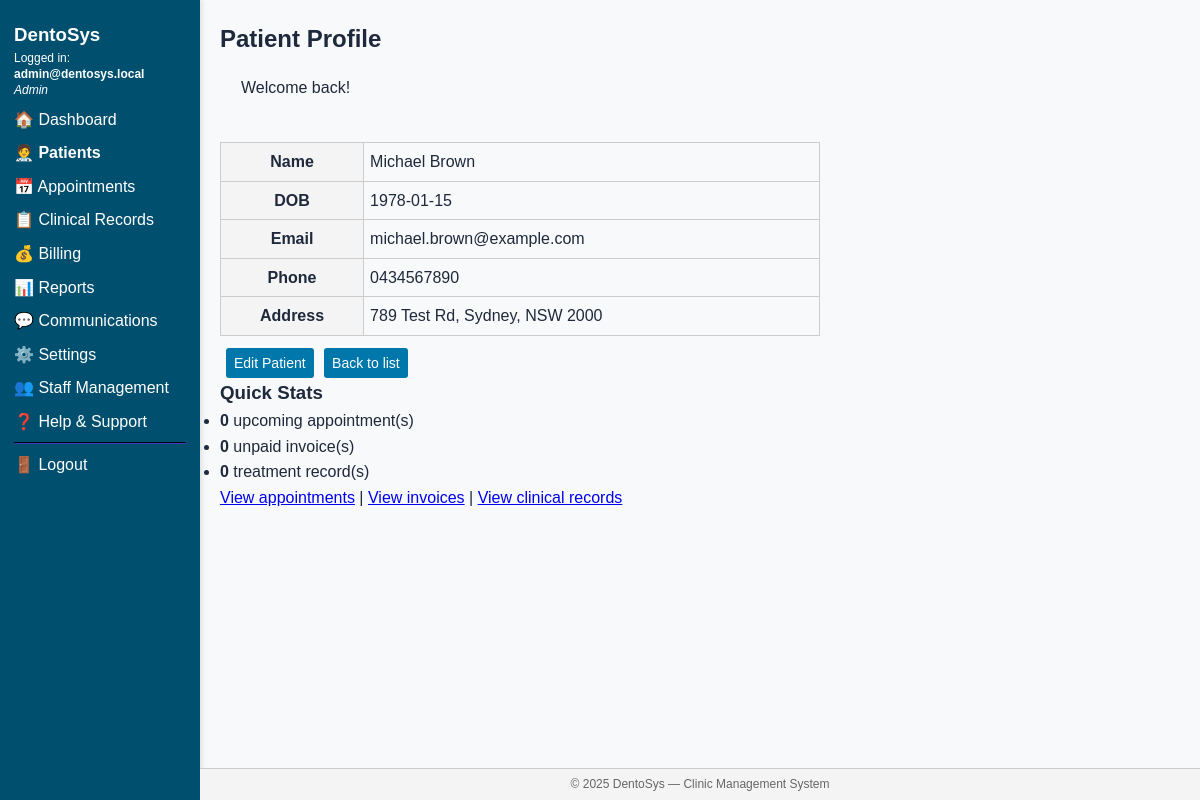
The app's page /pages/patients/view.php?id=3 (signed in) with its own data.
### tables this page shows
CREATE TABLE `UserTbl` (
  `user_id` int(11) NOT NULL AUTO_INCREMENT,
  `email` varchar(100) NOT NULL,
  `password_hash` varchar(255) NOT NULL,
  `role_id` int(11) NOT NULL,
  `is_active` tinyint(1) DEFAULT 1,
  `created_at` timestamp NULL DEFAULT current_timestamp(),
  PRIMARY KEY (`user_id`),
  UNIQUE KEY `email` (`email`),
  KEY `role_id` (`role_id`),
  CONSTRAINT `UserTbl_ibfk_1` FOREIGN KEY (`role_id`) REFERENCES `Role` (`role_id`)
);

CREATE TABLE `Role` (
  `role_id` int(11) NOT NULL,
  `role_name` varchar(50) NOT NULL,
  PRIMARY KEY (`role_id`),
  UNIQUE KEY `role_name` (`role_name`)
);

CREATE TABLE `Patient` (
  `patient_id` int(11) NOT NULL AUTO_INCREMENT,
  `first_name` varchar(50) NOT NULL,
  `last_name` varchar(50) NOT NULL,
  `dob` date DEFAULT NULL,
  `email` varchar(100) DEFAULT NULL,
  `phone` varchar(20) DEFAULT NULL,
  `address` text DEFAULT NULL,
  `created_at` timestamp NULL DEFAULT current_timestamp(),
  PRIMARY KEY (`patient_id`)
);

### pages/patients/view.php (the view, shortened to what this page needs)
<?php
require_once BASE_PATH . '/includes/functions.php';
$id = isset($_GET['id']) ? intval($_GET['id']) : 0;
$stmt = $conn->prepare("SELECT * FROM patient WHERE patient_id = ? LIMIT 1");
$stmt->bind_param('i', $id);
$stmt->execute();
$patient = $stmt->get_result()->fetch_assoc();
$today = date('Y-m-d 00:00:00');
$appts = $conn->query(
  "SELECT COUNT(*) AS c FROM Appointment
   WHERE patient_id = $id
     AND appointment_dt >= '$today'
     AND status IN ('Scheduled','Pending','Approved')"
)->fetch_assoc()['c'] ?? 0;
$unpaid = $conn->query(
  "SELECT COUNT(*) AS c FROM Invoice
   WHERE patient_id = $id AND status = 'Unpaid'"
)->fetch_assoc()['c'] ?? 0;
$records = $conn->query(
  "SELECT COUNT(*) AS c FROM Treatment t
   JOIN Appointment a ON a.appointment_id = t.appointment_id
   WHERE a.patient_id = $id"
)->fetch_assoc()['c'] ?? 0;
include BASE_PATH . '/templates/header.php';
include BASE_PATH . '/templates/sidebar.php';
?>
<main>
  <h2>Patient Profile</h2>
  <?= get_flash(); ?>
  <table style="max-width:600px;">
    <tr><th>Name</th>
        <td><?= htmlspecialchars($patient['first_name'].' '.$patient['last_name']); ?></td></tr>
    <tr><th>DOB</th>
        <td><?= $patient['dob']; ?></td></tr>
    <tr><th>Email</th>
        <td><?= htmlspecialchars($patient['email']); ?></td></tr>
    <tr><th>Phone</th>
        <td><?= htmlspecialchars($patient['phone']); ?></td></tr>
    <tr><th>Address</th>
        <td><?= nl2br(htmlspecialchars($patient['address'])); ?></td></tr>
  </table>
  <p style="margin-top:12px;">
    <a class="btn" href="edit.php?id=<?= $id; ?>">Edit Patient</a>
    <a class="btn" href="list.php">Back to list</a>
  </p>
  <h3>Quick Stats</h3>
  <ul>
    <li><strong><?= $appts; ?></strong> upcoming appointment(s)</li>
    <li><strong><?= $unpaid; ?></strong> unpaid invoice(s)</li>
    <li><strong><?= $records; ?></strong> treatment record(s)</li>
  </ul>
  <p>
    <a href="/dentosys/pages/appointments/calendar.php?patient=<?= $id; ?>">View appointments</a> |
    <a href="/dentosys/pages/billing/invoices.php?patient=<?= $id; ?>">View invoices</a> |
    <a href="/dentosys/pages/records/list.php?patient=<?= $id; ?>">View clinical records</a>
  </p>
</main>
<?php include BASE_PATH . '/templates/footer.php'; ?>

### templates/sidebar.php (shortened to what this page needs)
<?php
$userEmail = $roleName = '';
$roleID    = 0;
if (!empty($_SESSION['user_id'])) {
    $uid = (int)$_SESSION['user_id'];
    $qry = $conn->query(
        "SELECT u.email, r.role_name, r.role_id
         FROM UserTbl u
         JOIN Role   r ON r.role_id = u.role_id
         WHERE u.user_id = $uid LIMIT 1"
    );
    if ($row = $qry->fetch_assoc()) {
        $userEmail = $row['email'];
        $roleName  = $row['role_name'];
        $roleID    = (int) $row['role_id'];
    }
}
$current = $_SERVER['REQUEST_URI'];
$active  = fn(string $sub) =>
    (strpos($current, $sub) !== false) ? 'style="font-weight:bold;"' : '';
?>
<aside class="sidebar">
  <h3 style="margin-top:0;">DentoSys</h3>
  <p style="font-size:12px;line-height:1.35em;">
    Logged&nbsp;in:<br>
    <strong><?= htmlspecialchars($userEmail); ?></strong><br>
    <em><?= htmlspecialchars($roleName); ?></em>
  </p>
  <nav>
    <?php if ($roleID === 4):  ?>
      <a <?= $active('/dashboard');       ?> href="/dentosys/pages/patients/my_profile.php">👤 My Profile</a>
      <a <?= $active('/appointments');    ?> href="/dentosys/pages/patients/my_appointments.php">📅 My Appointments</a>
      <a <?= $active('/records');         ?> href="/dentosys/pages/patients/my_records.php">📋 My Records</a>
      <a <?= $active('/prescriptions');   ?> href="/dentosys/pages/patients/my_prescriptions.php">💊 My Prescriptions</a>
      <a <?= $active('/billing');         ?> href="/dentosys/pages/patients/my_billing.php">💰 My Bills</a>
      <a <?= $active('/book');            ?> href="/dentosys/pages/patients/book_appointment.php">➕ Book Appointment</a>
    <?php else:  ?>
      <a <?= $active('/dashboard.php');   ?> href="/dentosys/pages/dashboard.php">🏠 Dashboard</a>
      <a <?= $active('/patients');        ?> href="/dentosys/pages/patients/list.php">🧑‍⚕️ Patients</a>
      <a <?= $active('/appointments');    ?> href="/dentosys/pages/appointments/calendar.php">📅 Appointments</a>
      <a <?= $active('/records');         ?> href="/dentosys/pages/records/list.php">📋 Clinical Records</a>
      <a <?= $active('/billing');         ?> href="/dentosys/pages/billing/invoices.php">💰 Billing</a>
      <?php if ($roleID !== 3):  ?>
        <a <?= $active('/reports');       ?> href="/dentosys/pages/reports/financial.php">📊 Reports</a>
        <a <?= $active('/communications');?> href="/dentosys/pages/communications/templates.php">💬 Communications</a>
      <?php endif; ?>
      <?php if ($roleID === 1):  ?>
        <a <?= $active('/settings');      ?> href="/dentosys/pages/settings/index.php">⚙️ Settings</a>
        <a <?= $active('/users');         ?> href="/dentosys/pages/settings/users.php">👥 Staff Management</a>
      <?php endif; ?>
    <?php endif; ?>
    <a <?= $active('/help');            ?> href="/dentosys/pages/help.php">❓ Help & Support</a>
    <hr style="border-color:#226;">
    <a href="/dentosys/auth/logout.php">🚪 Logout</a>
  </nav>
</aside>

### assets/css/framework.css (style rules this page uses)
:root { --primary-color: #2563eb; --primary-hover: #1d4ed8; --secondary-color: #64748b; --success-color: #10b981; --warning-color: #f59e0b; --error-color: #ef4444; --background: #f8fafc; --surface: #ffffff; --text-primary: #1e293b; --text-secondary: #64748b; --border-color: #e2e8f0; --font-family: 'Inter', -apple-system, BlinkMacSystemFont, sans-serif; --font-size-xs: 0.75rem; --font-size-sm: 0.875rem; --font-size-base: 1rem; --font-size-lg: 1.125rem; --font-size-xl: 1.25rem; --font-size-2xl: 1.5rem; --font-size-3xl: 1.875rem; --spacing-1: 0.25rem; --spacing-2: 0.5rem; --spacing-3: 0.75rem; --spacing-4: 1rem; --spacing-6: 1.5rem; --spacing-8: 2rem; --radius-sm: 0.25rem; --radius-md: 0.375rem; --radius-lg: 0.5rem; --radius-xl: 0.75rem; --shadow-sm: 0 1px 2px 0 rgb(0 0 0 / 0.05); --shadow-md: 0 4px 6px -1px rgb(0 0 0 / 0.1); --shadow-lg: 0 10px 15px -3px rgb(0 0 0 / 0.1); }
* { box-sizing: border-box; margin: 0; padding: 0; }
body { font-family: var(--font-family); font-size: var(--font-size-base); line-height: 1.6; color: var(--text-primary); background-color: var(--background); }
.btn { display: inline-flex; align-items: center; justify-content: center; padding: var(--spacing-2) var(--spacing-4); font-size: var(--font-size-sm); font-weight: 500; border: none; border-radius: var(--radius-md); cursor: pointer; text-decoration: none; transition: all 0.2s ease; gap: var(--spacing-2); }

### assets/css/style.css (style rules this page uses)
body { background-color: #f8f9fa; }
.sidebar { width: 240px; min-height: 100vh; background-color: #004F6E; color: #fff; box-shadow: 2px 0 5px rgba(0,0,0,0.1); }
main { flex: 1; padding: 2rem; overflow-x: auto; }

### templates/header.php (style rules this page uses)
body { display:flex;min-height:100vh;margin:0;font-family:Arial,Helvetica,sans-serif; }
.sidebar { width:200px;min-height:100vh;background:#004F6E;color:#fff;padding:20px 14px;box-sizing:border-box; }
.sidebar a { color:#fff;text-decoration:none;display:block;margin:8px 0; }
main { flex:1;padding:20px 20px 60px;box-sizing:border-box;overflow-x:auto; }
.btn { background:#0077aa;color:#fff;padding:4px 8px;border-radius:3px;text-decoration:none;margin-left:6px }
table { border-collapse:collapse;width:100% }
th,td { border:1px solid #ccc;padding:6px }
th { background:#f4f4f4 }

### records on screen
usertbl: email "admin@dentosys.local", role.role_name "Admin"
patient: first_name+last_name "Michael Brown", dob "1978-01-15", email "michael.brown@example.com", phone "0434567890", address "789 Test Rd, Sydney, NSW 2000"

### other values on screen
$m "Welcome back!"
$appts "0"
$unpaid "0"
$records "0"
